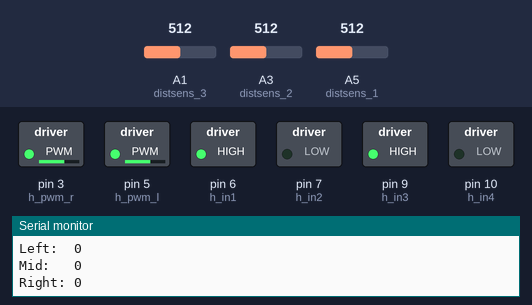
Recording of a sketch running on a simulated Arduino Uno, built with avr-gcc and run on an emulated ATmega328P. Parts: switched loads named in the sketch (green lamp = pin HIGH), the last lines printed to the serial monitor. Inputs (shaded band) come from the test bench; at power-on: A1 (distsens_3) = 512, A3 (distsens_2) = 512, A5 (distsens_1) = 512. At 2.8 s the program stops and its outputs stay as they are.

Above: at 1.2 s.
1.3 s: A1 (distsens_3) set to 716
At 1.8 s:
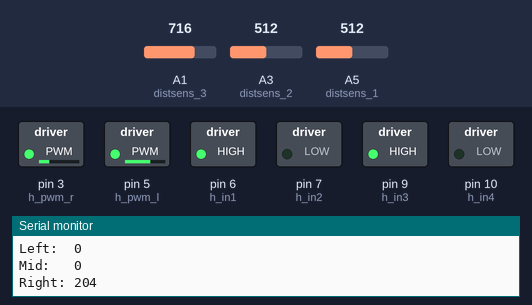
2.8 s: A3 (distsens_2) set to 716
At 4.0 s:
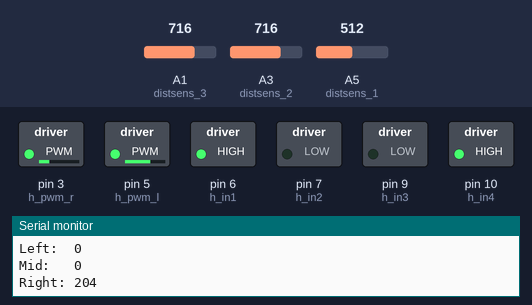
Timing chart, 0 to 4.3 s (numbered marks = the images above; inputs shaded):
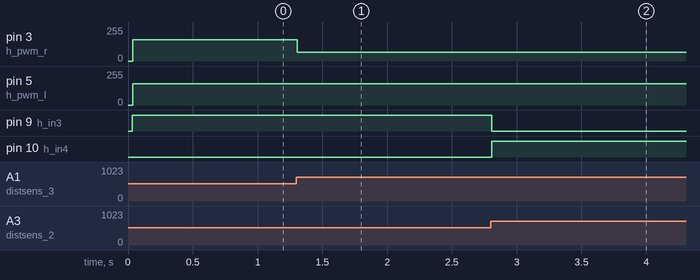

The sketch:

carcontrol.ino
```cpp
/*The differences aren't much here, I just merged our two sources real quickly and updated the port locations and got it to compile */
#include <limits.h>

#define distsens_1 A5 //L
#define distsens_2 A3 //Mid
#define distsens_3 A1 //Right
#define h_in1 6 //d6 //Right Motor Digital Control
#define h_in2 7 //d7
#define h_in3 9 //D9 Left Motor Digital Control
#define h_in4 10 //D10
#define h_pwm_l 5 //D3 Left Motor Analog Write
#define h_pwm_r 3 //D5 Right Motor Analog Write
#define turn_right 0
#define turn_left 1

struct pid { //Note that because we have two different types of distance sensors (Andrew's works a little differently than Jeffrey's we should have two different errors. To stay straight though we can just use one side right?)
  double integral = 0;
  int prev = 0;
  double kp = 1; //the ks should be negative to counteract error
  double ki = 0;
  double kd = 0.8;
};

struct motor_val{
 motor_val(){l_motor = 0; r_motor = 0; return;}
 int l_motor, r_motor;
};

const int DT = 1;
long calib[3]; // desired distance for left and right, far for center
const int SAMP = 100; // # of samples averaged for calibration
const int AVE = 10; // # of samples averaged for distance reading
const long MAX_TURN_TIME = 200;
const int RDLOW = 100, RDHIGH = 200;
const int MIN_WORKING_VARIANCE = 50;
const int min_wall_val = 200; // the closest we're going to get to a wall in front, higher than this means there's a wall in front
const int min_wall_side = -60; // the farthest we're going to get to a wall on the side, higher than this means there's a wall on the side
const int default_speed = 160;
struct motor_val motors;

inline void mode(struct pid* in);

inline int approx(int x, int y){ // &INT_MAX doesn't actually get the absolute value; -1 & INT_MAX returns INT_MAX instead of 1 or 0.
  int diff_neg = (x-y)>>15;
  return (((x-y)^diff_neg)-diff_neg) < MIN_WORKING_VARIANCE;
}

template<typename T> inline void slowPrint(T s);
template<typename T> inline void slowPrint(T s){
  if(millis()%500 == 0)
    Serial.println(s);
}

inline void timed_turn(const int x){
  const int init_time = millis();
  if(x == turn_right){
    turn_r();
    do{
    analogWrite(h_pwm_l, 200);
    analogWrite(h_pwm_r, 200);
    } while(millis() - init_time < MAX_TURN_TIME);
    analogWrite(h_pwm_l, 0);
    analogWrite(h_pwm_r, 0);
  }
  else if(x == turn_left){
    turn_l();
    do{
    analogWrite(h_pwm_l, 200);
    analogWrite(h_pwm_r, 200);
    } while(millis() - init_time < MAX_TURN_TIME);
    analogWrite(h_pwm_l, 0);
    analogWrite(h_pwm_r, 0);
  }
  return;
}

inline void forward(){
    digitalWrite(h_in1, HIGH);
    digitalWrite(h_in2, LOW);
    digitalWrite(h_in3, HIGH);
    digitalWrite(h_in4, LOW);
    slowPrint("F");
    return;
 }
inline void backward(){
    digitalWrite(h_in1, LOW);
    digitalWrite(h_in2, HIGH);
    digitalWrite(h_in3, LOW);
    digitalWrite(h_in4, HIGH);
    slowPrint("B");
    return;
 }

inline void s_brake(){
    digitalWrite(h_in1, HIGH);
    digitalWrite(h_in2, HIGH);
    digitalWrite(h_in3, HIGH);
    digitalWrite(h_in4, HIGH);
    slowPrint("STOP");
    return;
 }

inline void coast(){
    digitalWrite(h_in1, LOW);
    digitalWrite(h_in2, LOW);
    digitalWrite(h_in3, LOW);
    digitalWrite(h_in4, LOW);
    slowPrint("COAST");
    return;
 }

inline void turn_l(){
    digitalWrite(h_in1, HIGH);
    digitalWrite(h_in2, LOW);
    digitalWrite(h_in3, LOW);
    digitalWrite(h_in4, HIGH);
    slowPrint("L");
    return;
  }
inline void turn_r(){
    digitalWrite(h_in1, LOW);
    digitalWrite(h_in2, HIGH);
    digitalWrite(h_in3, HIGH);
    digitalWrite(h_in4, LOW);
    slowPrint("R");
    return;
}

inline void curve_l(){/*Curves around the left side of the rodent*/
    digitalWrite(h_in1, LOW);
    digitalWrite(h_in2, HIGH);
    digitalWrite(h_in3, LOW);
    digitalWrite(h_in4, LOW);
    slowPrint("L CURVE");
    return;
}
inline void curve_r(){
    digitalWrite(h_in1, LOW);
    digitalWrite(h_in2, LOW);
    digitalWrite(h_in3, HIGH);
    digitalWrite(h_in4, LOW);
    slowPrint("R CURVE");
    return;
}
template<class T> inline Print &operator <<(Print &obj, T arg) { obj.print(arg); return obj; }

void resetPid(struct pid *e) {
  e->integral = 0;
  e->prev = 0;
}

int getFix(struct pid *e, int error) {
  double d = (error - e->prev)/DT;
  e->integral += error * DT;
  e->prev = error;
  //Serial.println((int)(e->kp * error));
  //Serial.println((int)(e->ki * e->integral));
  //Serial.println((int)(e->kd * d));
  return (int)(e->kp * error + e->ki * e->integral + e->kd * d);
}

int aleft[AVE], amid[AVE], aright[AVE];
int count; // the index of the most recent read. Add 1 to get the one that will be removed.
long dleft, dmid, dright;
void setup() {
  Serial.begin(9600);
  pinMode(distsens_1, INPUT);
  pinMode(distsens_2, INPUT);
  pinMode(distsens_3, INPUT);
  pinMode(h_in1, OUTPUT);
  pinMode(h_in2, OUTPUT);
  pinMode(h_in3, OUTPUT);
  pinMode(h_in4, OUTPUT);
  pinMode(h_pwm_l, OUTPUT);
  pinMode(h_pwm_r, OUTPUT);
  for(int i = 0; i < SAMP; i++) {
    calib[0] += analogRead(distsens_1);
    calib[1] += analogRead(distsens_2);
    calib[2] += analogRead(distsens_3);
  }
  calib[0] /= SAMP;
  calib[1] /= SAMP;
  calib[2] /= SAMP;
  forward();
  Serial.println(calib[0]);
  Serial.println(calib[1]);
  Serial.println(calib[2]);
  //  Serial << "True Average:\n" << avg;
  for(count = 0; count < AVE; count++) {
    aleft[count] = analogRead(distsens_1);
    dleft += aleft[count];
    amid[count] = analogRead(distsens_2);
    dmid += amid[count];
    aright[count] = analogRead(distsens_3);
    dright += aright[count];
  }
}

struct pid lmon;
struct pid rmon;
void loop() {
/*+ * pseudocode:
+   *  if right < rlow:  //For straight turning
+   *    turn left a bit
+   *  else if right > rhigh:
+   *    turn right a bit
+   *  else if center < clow:
+   *    keep going until center ~= left or right (whichever is pointing to a wall) #We can make this even easier by defining CLOW as calib[0] or calib[1], which we calibrate in the center of the road at the start between two walls.
    Turn to open side. Go straight (goto start of loop)
+   *  pid for right distance, error is difference from range rlow to rhigh, not just a set value
+   */
/*
 * General notes: the value of each sensor goes up when distance goes down.
 */
  analogWrite(h_pwm_l, motors.l_motor);
  analogWrite(h_pwm_r, motors.r_motor);
  count = (count + 1) % AVE;
  dleft -= aleft[count];
  dmid -= amid[count];
  dright -= aright[count];
  aleft[count] = analogRead(distsens_1);
  amid[count] = analogRead(distsens_2);
  aright[count] = analogRead(distsens_3);
  dleft += aleft[count];
  dmid += amid[count];
  dright += aright[count];
  int left = (int)(dleft / AVE);
  int mid = (int)(dmid / AVE);
  int right = (int)(dright / AVE);

  left -= calib[0];
  mid -= calib[1];
  right -= calib[2];
  // Going straight
  if(right > min_wall_side) { // follow the right wall if it's going straight
    motors.r_motor = constrain(default_speed + getFix(&rmon, right), default_speed/4, 2*default_speed);
    motors.l_motor = default_speed;
  }
  else if(left > min_wall_side) { // otherwise follow the left wall if it's going straight
    motors.r_motor = default_speed;
    motors.l_motor = constrain(default_speed + getFix(&lmon, left), default_speed/4, 2*default_speed);
  } // otherwise you're probably fine, just keep speeds the same
  if(millis() % 500 == 0) {
    Serial.print("Left:  ");
    Serial.println(left);
    Serial.print("\nMid:   ");
    Serial.println(mid);
    Serial.print("\nRight: ");
    Serial.println(right);
    Serial.print("\n");
    //Serial.println(motors.r_motor);
    //Serial.println(motors.l_motor);
    //Serial.println(default_speed + getFix(&rmon, right));
  }
  /*
  if(right < 0){ //Error is towards the right, adjust right motor speed;
    rerror = right - RDLOW;
    motors.l_motor = rerror; //There error is positive right?
  motors.r_motor = default_speed;
  }
  else if(right > 0) {//Error is towards the left, adjust left motor speed
    rerror = right - RDHIGH;
  motors.r_motor = rerror; //Our bounds for this is probably bad? from positive 0 - 255
  motors.l_motor= default_speed;
  }*/

  if(mid > min_wall_val){ //If we've hit a wall, then do the following:
    if(!approx(right, left)){
      if(right < left){
        if(millis()%500 == 0)
          Serial.print("Right \n");
        turn_r(); //Our code may naturally want to just go right based off of pwm. If it does great. Otherwise, we can just force it to spin for a set amount of time, and then just use PID to stay in the center.
        while(mid > min_wall_val) {} // turn until the mid sensor is not facing a wall. PID should straighten it out.
      }
      else{
        if(millis()%500 == 0)
          Serial.print("Left \n");
        turn_l();
        while(mid > min_wall_val) {}
      }
    }
    else if(approx(mid, right)){ //Just in case we get caught into a deadend, we simply go backwards. This will mean we'd have to be watching left instead of right, so I'd prefer to turn 180 instead. This shouldn't happen.
      //if(millis()%500 == 0)
      //  Serial.print("Back \n");
      //backward();
      turn_l();
      while(mid > min_wall_val) {}
    }
    else { // This is a T-junction. Wall in front, left and right are open. This shouldn't happen.
      turn_r();
      while(mid > min_wall_val) {}
    }
  }
  forward();
}
```

Measured:
- after the input at 1.3 s, pin 3 (h_pwm_r): 160/255 → 64/255 at once
- after the input at 2.8 s, pin 9 (h_in3): HIGH → LOW at once; pin 10 (h_in4): LOW → HIGH at once
